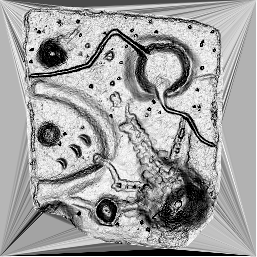
#> input picture path_planning/config/static_cost_map.png, 257 x 257 px, given in place of static_map_2024.tif, which was not available
$ python static_costmap_creator_2024.py
#> lines starting #> are read from the running program, lines starting #| are printed output that depends on the picture; pictures that were not available may be replaced by others from this repository, and a replacement may not be noted
#!/usr/bin/env python3

import os

import cv2 as cv
import matplotlib.pyplot as plt
import numpy as np

MAX_SLOPE_ANGLE = 40  # [deg]
METERS_PER_PIXEL = 0.013  # [m/pixel]


class StaticCostMapCreator:

    def __init__(self):
        # Get current file directory
        self.current_file_dir = os.path.dirname(os.path.realpath(__file__))
        # Get the xplore_description package directory
        xplore_description_dir = os.path.join(
            os.path.dirname(os.path.dirname(self.current_file_dir)),
            "xplore_description",
        )

        static_map_path = os.path.join(
            self.current_file_dir,
            os.pardir,
            "saved_maps",
            "static_map_2024.tif",
        )

        self.static_map = cv.imread(static_map_path, cv.IMREAD_UNCHANGED)
#> self.static_map is the input picture: shape (257, 257); min 0, max 255, mean 160.8

        height_factor = 0.01
        self.static_map = self.static_map * height_factor

    # [83 lines left out: function plot_all_maps, not called in this run]

    def generate_static_costmap(self):
        # Compute the height gradient
        static_map_dx = (
            np.concatenate((self.static_map[:, 1:], self.static_map[:, -1:]), axis=1)
            - self.static_map
        )
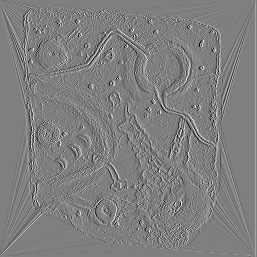
#> static_map_dx: shape (257, 257) float64; min -2.5, max 2.51, mean 0.00284; drawn with min black and max white
        static_map_dx /= METERS_PER_PIXEL
        static_map_dy = (
            np.concatenate((self.static_map[1:, :], self.static_map[-1:, :]), axis=0)
            - self.static_map
        )
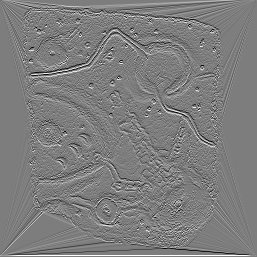
#> static_map_dy: shape (257, 257) float64; min -2.49, max 2.55, mean 0.00647; drawn with min black and max white
        static_map_dy /= METERS_PER_PIXEL

        height_gradient_norm = np.sqrt(static_map_dx**2 + static_map_dy**2)
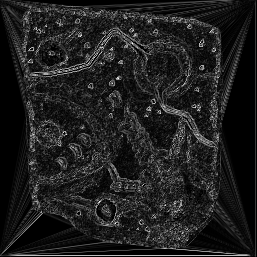
#> height_gradient_norm: shape (257, 257) float64; min 0, max 263.3, mean 32.6; drawn with min black and max white

        # Compute the slope angle
        slope_angle = np.arctan(height_gradient_norm) * 180 / np.pi
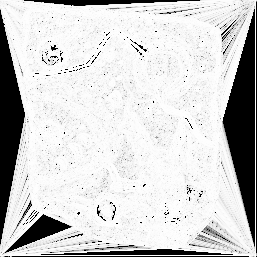
#> slope_angle: shape (257, 257) float64; min 0, max 89.78, mean 73.1; drawn with min black and max white

        # Compute the static costmap with values between 0 (obstacle) and 255 (free space)
        static_costmap = np.zeros_like(slope_angle)
        static_costmap[slope_angle >= MAX_SLOPE_ANGLE] = 0
        static_costmap[slope_angle < MAX_SLOPE_ANGLE] = (
            255 * (MAX_SLOPE_ANGLE - slope_angle[slope_angle < MAX_SLOPE_ANGLE]) / MAX_SLOPE_ANGLE
        )
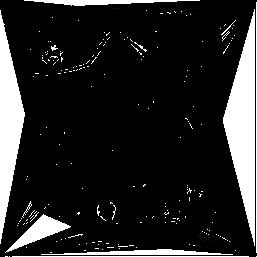
#> static_costmap: shape (257, 257) float64; min 0, max 255, mean 38.5
        static_costmap = static_costmap.astype(np.uint8)

        H, W = self.static_map.shape
#> H = 257; W = 257
        X = np.arange(0, W, 1) * METERS_PER_PIXEL
#> X = 257 values from 0 to 3.33
        Y = np.arange(0, H, 1) * METERS_PER_PIXEL
#> Y = 257 values from 0 to 3.33
        X, Y = np.meshgrid(X, Y)
        fig, ax = plt.subplots()
        ax.pcolormesh(
            X,
            Y,
            static_costmap,
            vmin=static_costmap.min(),
            vmax=static_costmap.max(),
            cmap="hot",
        )
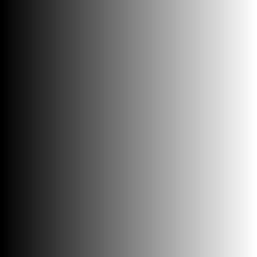
#> X: shape (257, 257) float64; min 0, max 3.33, mean 1.66; drawn with min black and max white
        ax.set_title("Static costmap")
        ax.set_xlabel("X [m]")
        ax.set_ylabel("Y [m]")

        # Get the static_costmap directory
        static_costmap_dir = os.path.join(
            os.path.dirname(self.current_file_dir),
            "config",
        )

        static_costmap_path = os.path.join(static_costmap_dir, "static_costmap.png")
        cv.imwrite(static_costmap_path, static_costmap)
        plt.show()
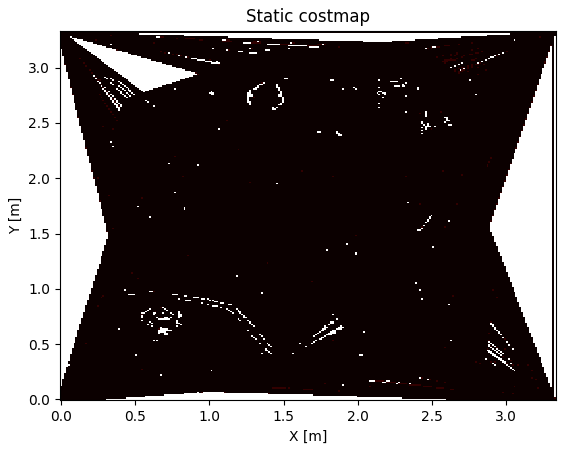
#> figure drawn by matplotlib, 1 panel


if __name__ == "__main__":
    static_costmap_creator = StaticCostMapCreator()
    # static_costmap_creator.plot_all_maps()
    static_costmap_creator.generate_static_costmap()
